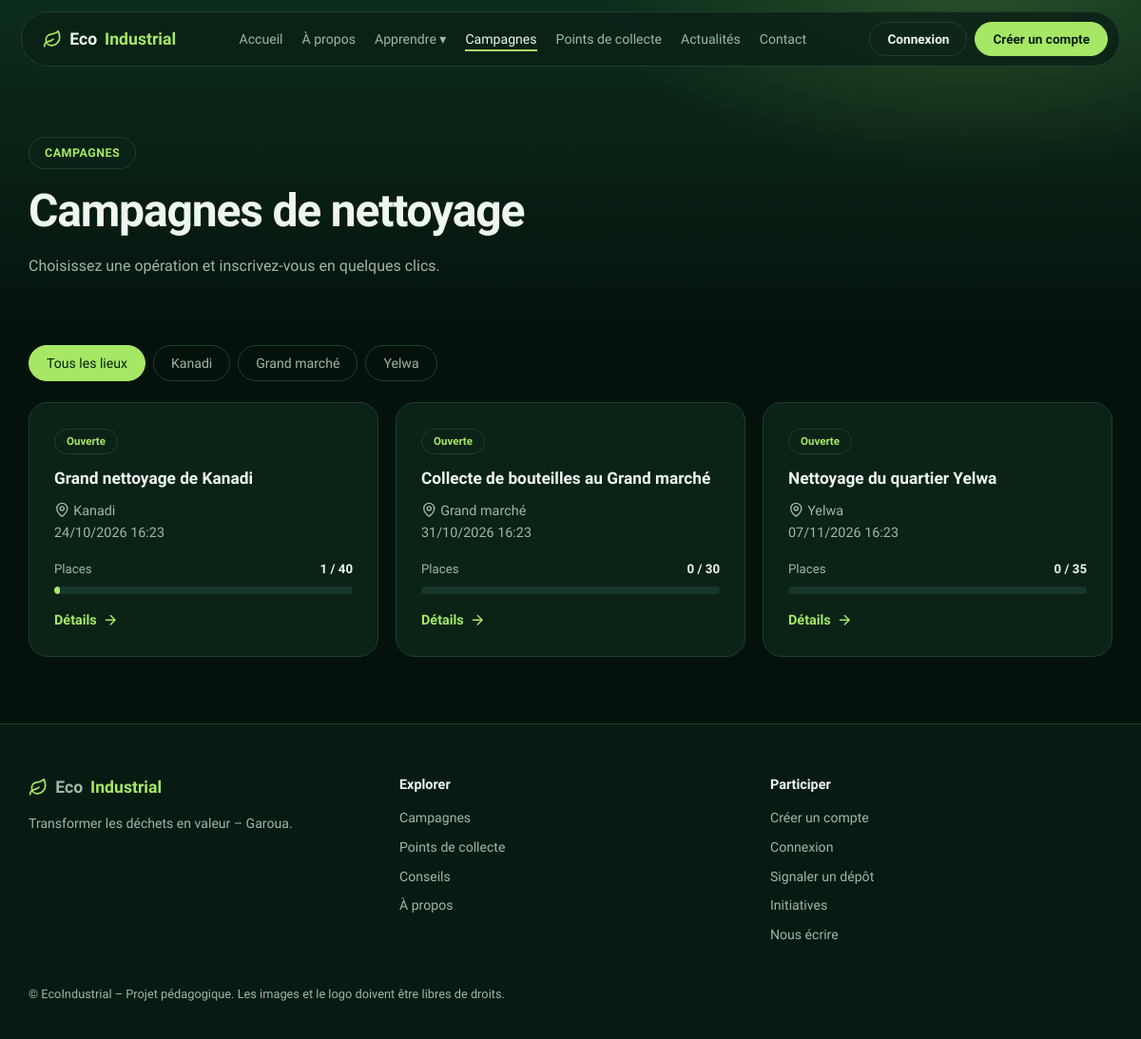
Page /campagnes/ on the committed database.
### core/models.py (models this page shows, shortened)
class Campagne(models.Model):
    class Statut(models.TextChoices):
        OUVERTE = "ouverte", "Ouverte"
        FERMEE = "fermee", "Fermée"
    titre = models.CharField(max_length=150)
    description = models.TextField(blank=True)
    lieu = models.CharField(max_length=150, blank=True, choices=QUARTIERS)
    date_debut = models.DateTimeField("Date et heure")
    capacite = models.PositiveIntegerField("Capacité maximale", default=20)
    statut = models.CharField(max_length=10, choices=Statut.choices, default=Statut.OUVERTE)
    created_at = models.DateTimeField(auto_now_add=True)
    objects = CampagneQuerySet.as_manager()
    class Meta:
        ordering = ["-date_debut"]
    @property
    def inscrits(self):
        return self.n if hasattr(self, "n") else self.inscriptions.count()
    @property
    def pct(self):
        return min(100, round(self.inscrits / max(1, self.capacite) * 100))
    @property
    def complet(self):
        return self.inscrits >= self.capacite or self.statut != self.Statut.OUVERTE

class Parametre(models.Model):
    cle = models.CharField("Clé", max_length=50, primary_key=True)
    valeur = models.TextField(blank=True)
    class Meta:
        verbose_name = "paramètre"
        verbose_name_plural = "infos du site"

### core/views.py (the view)
# urls.py: path("campagnes/", views.campagnes, name="campagnes"),
def campagnes(request):
    lieu = request.GET.get("lieu", "").strip()
    rows = Campagne.objects.with_n()
    if lieu:
        rows = rows.filter(lieu=lieu)
    return render(request, "core/campagnes.html", {
        "campagnes": rows,
        "lieux": [code for code, _ in QUARTIERS],
        "lieu": lieu,
    })

### core/context_processors.py (called while the page is built)
def site(request):
    try:
        valeurs = dict(Parametre.objects.values_list("cle", "valeur"))
    except Exception:  # table pas encore migrée
        valeurs = {}
    return {"site": {k: valeurs.get(k) or d for k, d in DEFAUTS.items()}}

### core/models.py (called while the page is built)
    def with_n(self):
        return self.annotate(n=Count("inscriptions"))

### core/templatetags/core_extras.py (called while the page is built)
@register.simple_tag
def icon(name):
    return format_html('<svg class="i" aria-hidden="true"><use href="#i-{}"/></svg>', name)

@register.simple_tag
def asset(path):
    try:
        stamp = int(Path(settings.BASE_DIR, "static", path).stat().st_mtime)
    except OSError:
        stamp = 0
    return f"{static(path)}?v={stamp}"

### templates/core/campagnes.html (shortened to what this page needs)
{% extends "base.html" %}
{% block content %}
{% include "core/_phead.html" with eyebrow="Campagnes" title="Campagnes de nettoyage" lead="Choisissez une opération et inscrivez-vous en quelques clics." %}
<div class="wrap" style="padding-bottom:70px"><div class="tabs" style="margin-bottom:22px">
<a class="{% if not lieu %}on{% endif %}" href="{% url 'campagnes' %}">Tous les lieux</a>
{% for l in lieux %}<a class="{% if lieu == l %}on{% endif %}" href="{% url 'campagnes' %}?lieu={{ l|urlencode }}">{{ l }}</a>{% endfor %}</div>
<div class="cards" style="margin-top:0">{% for c in campagnes %}{% include "core/_campcard.html" %}{% endfor %}</div>
{% if not campagnes %}<p class="sub">Aucune campagne pour ce lieu pour le moment.</p>{% endif %}</div>
{% endblock %}

### templates/base.html (shortened to what this page needs)
{% load static core_extras %}<!DOCTYPE html>
<html lang="fr"><head><meta charset="utf-8"><meta name="viewport" content="width=device-width, initial-scale=1, viewport-fit=cover">
<link rel="stylesheet" href="{% asset 'css/style.css' %}"></head><body>
{% with url=request.resolver_match.url_name %}
<header class="nav"><div class="nav-in">
<a class="logo" href="{% url 'home' %}">{% icon 'leaf' %}Eco<b>Industrial</b></a>
<nav class="menu" aria-label="Navigation principale">
<a class="{% if url == 'home' %}on{% endif %}" href="{% url 'home' %}">Accueil</a>
<a class="{% if url == 'a_propos' %}on{% endif %}" href="{% url 'a_propos' %}">À propos</a>
<span class="dd"><button type="button" class="{% if url == 'environnement' or url == 'recyclage' or url == 'conseils' %}on{% endif %}">Apprendre ▾</button></span>
<a class="{% if url == 'campagnes' or url == 'campagne' %}on{% endif %}" href="{% url 'campagnes' %}">Campagnes</a>
<a class="{% if url == 'points' %}on{% endif %}" href="{% url 'points' %}">Points de collecte</a>
<a class="{% if url == 'actualites' %}on{% endif %}" href="{% url 'actualites' %}">Actualités</a>
<a class="{% if url == 'contact' %}on{% endif %}" href="{% url 'contact' %}">Contact</a>
{% if user.is_staff %}<a href="{% url 'admin:index' %}">Admin</a>{% endif %}</nav>
<div class="acts">
{% if user.is_authenticated %}<a class="btn btn-ghost" href="{% url 'profil' %}">Mon espace</a><form class="inline" method="post" action="{% url 'logout' %}">{% csrf_token %}<button class="btn btn-main">Quitter</button></form>
{% else %}<a class="btn btn-ghost" href="{% url 'login' %}">Connexion</a><a class="btn btn-main" href="{% url 'inscription' %}">Créer un compte</a>{% endif %}
</div>
</div></header>
{% endwith %}
<main>
{% block content %}{% endblock %}
</main><footer><div class="wrap"><div class="fgrid">
<div><a class="logo" href="{% url 'home' %}">{% icon 'leaf' %}Eco<b>Industrial</b></a><p style="margin-top:12px">{{ site.slogan }} – Garoua.</p></div>
<div><h4>Explorer</h4><a href="{% url 'campagnes' %}">Campagnes</a><a href="{% url 'points' %}">Points de collecte</a><a href="{% url 'conseils' %}">Conseils</a><a href="{% url 'a_propos' %}">À propos</a></div>
<div><h4>Participer</h4><a href="{% url 'inscription' %}">Créer un compte</a><a href="{% url 'login' %}">Connexion</a><a href="{% url 'signalement' %}">Signaler un dépôt</a><a href="{% url 'initiatives' %}">Initiatives</a><a href="{% url 'contact' %}">Nous écrire</a></div></div>
<p class="copy">© EcoIndustrial – Projet pédagogique. Les images et le logo doivent être libres de droits.</p></div></footer></body></html>

### templates/core/_campcard.html
{% load core_extras %}<article class="card"><span class="badge{% if c.complet %} off{% endif %}">{% if c.complet %}Complet ou fermé{% else %}Ouverte{% endif %}</span><h3>{{ c.titre }}</h3><p>{% icon 'pin' %} {{ c.lieu }}<br>{{ c.date_debut|date:"d/m/Y H:i" }}</p><div class="meta"><span>Places</span><span>{{ c.inscrits }} / {{ c.capacite }}</span></div><div class="bar"><i style="width:{{ c.pct }}%"></i></div><a class="more" href="{% url 'campagne' c.pk %}">Détails {% icon 'arrow' %}</a></article>

### static/css/style.css (style rules this page uses)
:root { --bg:#05120c;--bg2:#081b12;--panel:#0b2217;--panel2:#0e2b1e;--line:#1b4030;--ink:#eef6f0;--mute:#9db8a9;--lime:#a6e865;--lime-ink:#08200f;--r:20px }
* { box-sizing:border-box;margin:0 }
html { scroll-behavior:smooth }
html { -webkit-text-size-adjust:100%;scroll-padding-top:96px }
body { font-family:Sora,system-ui,-apple-system,Segoe UI,sans-serif;background:var(--bg);color:var(--ink);line-height:1.6;overflow-x:clip }
a,button { -webkit-tap-highlight-color:transparent }
a { color:inherit;text-decoration:none }
.i { width:1.15em;height:1.15em;fill:none;stroke:currentColor;stroke-width:2;stroke-linecap:round;stroke-linejoin:round;flex:none;vertical-align:-.2em }
.wrap { max-width:1180px;margin:0 auto;padding:0 20px }
.btn { display:inline-flex;align-items:center;gap:8px;padding:13px 24px;border-radius:999px;font:600 .95rem Sora,system-ui,sans-serif;border:1px solid var(--line);cursor:pointer;color:var(--ink);background:none;transition:.2s }
.btn-main { background:var(--lime);color:var(--lime-ink);border-color:var(--lime) }
.nav { position:sticky;top:12px;z-index:20;margin:12px auto 0;max-width:1180px;padding:0 12px }
.nav-in { display:flex;align-items:center;justify-content:space-between;gap:12px;background:rgba(11,34,23,.85);backdrop-filter:blur(12px);border:1px solid var(--line);border-radius:999px;padding:10px 12px 10px 22px }
.logo { display:flex;align-items:center;gap:8px;font-weight:700;font-size:1.1rem }
.logo b { color:var(--lime) }
.logo .i { color:var(--lime) }
.menu { display:none;gap:24px;font-size:.9rem;color:var(--mute) }
.menu a:hover,.menu a.on { color:var(--ink) }
.menu a.on { box-shadow:0 2px 0 var(--lime) }
.acts { display:flex;gap:8px;align-items:center }
.acts .btn { padding:9px 18px;font-size:.85rem }
@media (min-width:1100px) { .menu { display:flex } }
.meta { display:flex;justify-content:space-between;font-size:.83rem;margin:16px 0 8px;color:var(--mute) }
.meta span:last-child { color:var(--ink);font-weight:600 }
.bar { height:8px;border-radius:99px;background:#15382a;overflow:hidden }
.bar i { display:block;height:100%;background:var(--lime);border-radius:99px }
.cards { display:grid;gap:18px;margin-top:38px;grid-template-columns:repeat(auto-fit,minmax(240px,1fr)) }
.card { background:var(--panel);border:1px solid var(--line);border-radius:var(--r);padding:26px;transition:.2s }
.card h3 { font-size:1.08rem;margin-bottom:8px }
.card p { color:var(--mute);font-size:.9rem }
.more { display:inline-flex;gap:6px;align-items:center;margin-top:16px;color:var(--lime);font-weight:600;font-size:.9rem }
.badge { display:inline-block;font-size:.72rem;font-weight:600;color:var(--lime);border:1px solid var(--line);border-radius:99px;padding:3px 12px;margin-bottom:12px }
footer { border-top:1px solid var(--line);padding:52px 0 28px;background:var(--bg2) }
.fgrid { display:grid;gap:30px;grid-template-columns:repeat(auto-fit,minmax(200px,1fr)) }
footer h4 { margin-bottom:12px;font-size:.9rem }
footer a,footer p { color:var(--mute);font-size:.88rem;display:block;margin-bottom:8px }
.copy { margin-top:34px;color:var(--mute);font-size:.8rem }
.tabs { display:flex;flex-wrap:wrap;gap:8px;margin:0 0 8px }
.tabs a { border:1px solid var(--line);border-radius:99px;padding:7px 18px;font-size:.88rem;color:var(--mute) }
.tabs a.on { background:var(--lime);color:var(--lime-ink);border-color:var(--lime) }
@media (prefers-reduced-motion:no-preference) { .glass,.card { animation:rise .7s ease both } }
@media (prefers-reduced-motion:no-preference) { .bar i { animation:fill 1.1s .3s ease both } }
.menu { gap:20px;font-size:.88rem }
.dd { position:relative }
.dd button { background:none;border:0;color:inherit;font:inherit;cursor:pointer;padding:0 }

### rows in the picture
Campagne: statut "Ouverte", titre "Grand nettoyage de Kanadi", lieu "Kanadi", date_debut "24/10/2026 16:23", inscrits "1", capacite "40"
Campagne: statut "Ouverte", titre "Collecte de bouteilles au Grand marché", lieu "Grand marché", date_debut "31/10/2026 16:23", inscrits "0", capacite "30"
Campagne: statut "Ouverte", titre "Nettoyage du quartier Yelwa", lieu "Yelwa", date_debut "07/11/2026 16:23", inscrits "0", capacite "35"
Parametre: slogan "Transformer les déchets en valeur"

### other values in the picture
{{ eyebrow }} "CAMPAGNES"
{{ title }} "Campagnes de nettoyage"
{{ lead }} "Choisissez une opération et inscrivez-vous en quelques clics."
{{ l }} "Kanadi" "Grand marché" "Yelwa"
